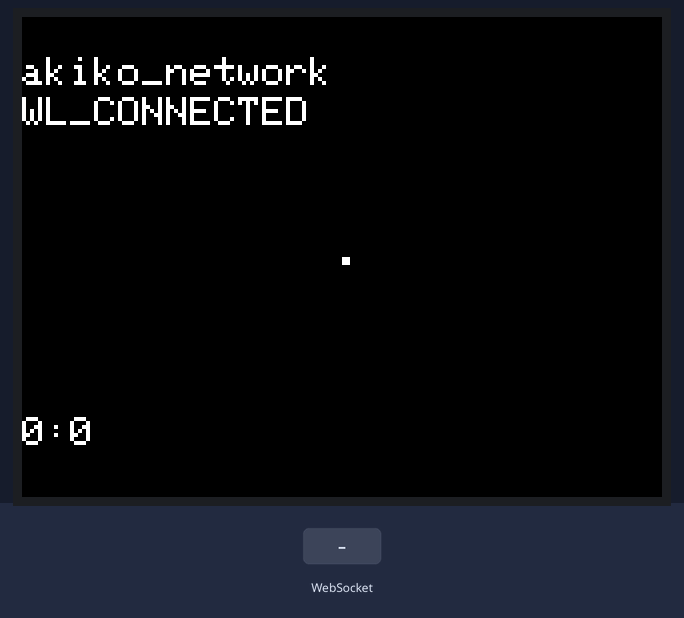
Simulated run of this sketch. Board: ESP32. On the bench: 320×240 colour display. Inputs (shaded band) come from the test bench. WiFi joins after 1.5 s; servers stay silent unless stated; what the sketch prints to the serial monitor is not drawn.

Above: at 3.9 s.
4.0 s: WebSocket text "1" received
At 5.6 s:
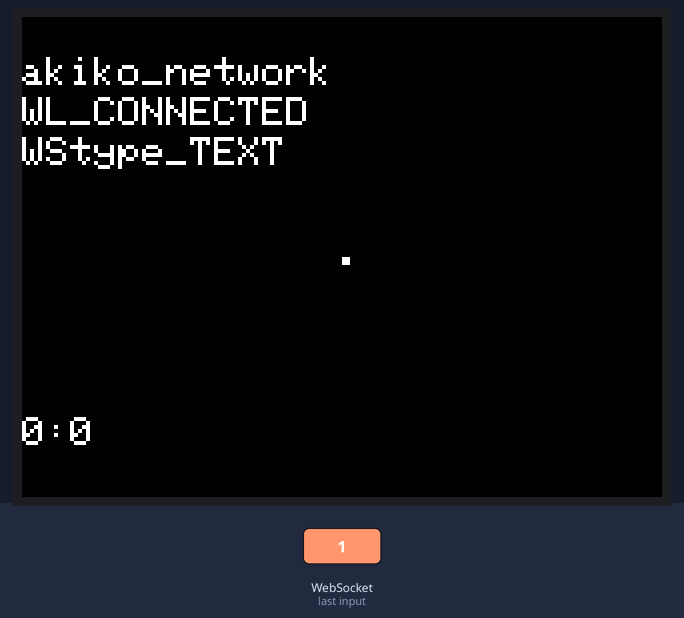
Timing chart, 0 to 7.1 s (numbered marks = the images above; inputs shaded):
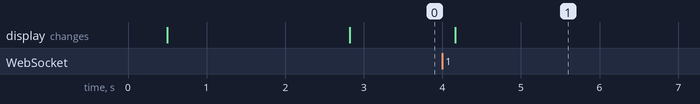

The sketch:

websocket_receive_json.ino
```cpp
/*
    Based on Neil Kolban example for IDF: https://github.com/nkolban/esp32-snippets/blob/master/cpp_utils/tests/BLE%20Tests/SampleWrite.cpp
    Ported to Arduino ESP32 by Evandro Copercini
*/
//#include <M5Unified.h>
#include <M5Core2.h>
//#include <Adafruit_NeoPixel.h>

#include <WiFi.h>
#include <WebSocketsClient.h>

#include <ArduinoJson.h>

// See the following for generating UUIDs:
// https://www.uuidgenerator.net/

WebSocketsClient webSocket;
String wsState;

//JSON
DynamicJsonDocument doc(1024);

//SSID of your network
char ssid[] = "akiko_network";
//password of your WPA Network
char pwd[] = "akobagus";

int x,y;

/*

//bool isReceived=false;

int ledPin = 32;
int ledBrightness = 200;
int ledLength = 360;//150 for 5m

Adafruit_NeoPixel strip(ledLength, ledPin , NEO_GRBW + NEO_KHZ800);


static void showRGBW();
static void setLight();
*/
static void showValue();
static void showWiFiState();
static void showWsState();
static void parseReceivedJson(uint8_t *payload);
static void parseReceivedJson2(uint8_t *payload);
static void sendAlive();

void webSocketEvent(WStype_t type, uint8_t * payload, size_t length) {

	switch(type) {
		case WStype_DISCONNECTED:
			Serial.printf("[WSc] Disconnected!\n");
      wsState = "WStype_DISCONNECTED";
			break;
		case WStype_CONNECTED:
			Serial.printf("[WSc] Connected to url: %s\n", payload);
			//webSocket.sendTXT("Connected");
      wsState = "WStype_CONNECTED";
			break;
		case WStype_TEXT:
			//Serial.printf("[WSc] get text: %s\n", payload);
        parseReceivedJson(payload);
        //ref https://note.com/katsushun89/n/nbd3201ed7536

        x = doc["x"];
        y = doc["y"];

        wsState = "WStype_TEXT";

        //showValue();
        //sendAlive();
			break;
		case WStype_BIN:
      wsState = "WStype_BIN";
		case WStype_ERROR:
      wsState = "WStype_ERROR";
		case WStype_FRAGMENT_TEXT_START:
      wsState = "WStype_FRAGMENT_TEXT_START";
		case WStype_FRAGMENT_BIN_START:
      wsState = "WStype_FRAGMENT_BIN_START";
		case WStype_FRAGMENT:
      wsState = "WStype_FRAGMENT";
		case WStype_FRAGMENT_FIN:
      wsState = "WStype_FRAGMENT_FIN";
			break;
	}
}

void setupWiFi()
{
 WiFi.begin(ssid, pwd);

 // Wait some time to connect to wifi
 for(int i = 0; i < 10 && WiFi.status() != WL_CONNECTED; i++) {
     Serial.print(".");
     delay(1000);
 }

 // Check if connected to wifi
 if(WiFi.status() != WL_CONNECTED) {
     Serial.println("No Wifi!");
     return;
 }

 Serial.println("Connected to Wifi, Connecting to server.");
	// server address, port and URL
	webSocket.begin("192.168.86.22", 8888, "/");

	// event handler
	webSocket.onEvent(webSocketEvent);

	// use HTTP Basic Authorization this is optional remove if not needed
	//webSocket.setAuthorization("user", "Password");

	// try ever 5000 again if connection has failed
	webSocket.setReconnectInterval(1000);
}


void setup() {

  Serial.begin(115200);
  delay(500);

  M5.begin();
  setupWiFi();

  M5.Lcd.fillScreen(BLACK);

  //setupLED();

  //value=0;
  x=0,y=0;
}

void loop() {
  delay(0);
  webSocket.loop();
  //M5.update();
  M5.Lcd.clear();
  showWiFiState();
  showWsState();
  showValue();
}
```

light.ino
```cpp
#include <M5Core2.h>

/*
void setupLED(){

  strip.updateLength(ledLength);
  strip.begin();           // INITIALIZE NeoPixel strip object (REQUIRED)
  strip.show();            // Turn OFF all pixels ASAP
  strip.setBrightness(ledBrightness);
}

void setLight(){
    String s = "light:"+String(r)+","+String(g)+","+String(b)+","+String(w);
    Serial.println(s);
  strip.fill(strip.Color(r, g, b, w));
  strip.show();
}
*/
```

utils.ino
```cpp
#include <M5Core2.h>

/*
void showRGBW(){
    String s = String(r)+","+String(g)+","+String(b)+","+String(w);
    Serial.println(s);

    M5.Lcd.setCursor(0, 240-40);
    M5.Lcd.setTextSize(2);
    M5.Lcd.print(s);

    uint16_t rgbColor = 0;
    rgbColor = M5.Lcd.color565(r, g, b);
    uint16_t whiteColor = 0;
    whiteColor = M5.Lcd.color565(w,w,w);

    uint16_t blended = 0;
    blended = M5.Lcd.alphaBlend(128, rgbColor, whiteColor);

    M5.Lcd.fillRect(0,40, 320, 240-82, blended);
}
*/

void sendAlive(){
  webSocket.sendTXT("alive");
}

void parseReceivedJson(uint8_t *payload){
 char *json = (char *)payload;
 DeserializationError error = deserializeJson(doc, json);

 if (error) {
   Serial.print(F("deserializeJson() failed: "));
   Serial.println(error.c_str());
   return;
 }
  //deserializeJson(doc, json);
 //JsonObject obj = doc.as<JsonObject>();
}

void parseReceivedJson2(char json[]){
  DeserializationError error = deserializeJson(doc, json);

 if (error) {
   Serial.print(F("deserializeJson() failed: "));
   Serial.println(error.c_str());
   return;
 }

  //deserializeJson(doc, json);
 //JsonObject obj = doc.as<JsonObject>();

}

void showWiFiState(){
  //https://www.arduino.cc/reference/en/libraries/wifi/wifi.status/

  M5.Lcd.setTextSize(2);

  M5.Lcd.setCursor(0, 240-220);
  M5.Lcd.print(ssid);

  M5.Lcd.setCursor(0, 240-200);

  if(WiFi.status() == WL_CONNECTED) {
    M5.Lcd.print("WL_CONNECTED");
  }

  if(WiFi.status() == WL_IDLE_STATUS) {
    M5.Lcd.print("WL_IDLE_STATUS");
  }

  if(WiFi.status() == WL_CONNECT_FAILED) {
    M5.Lcd.print("WL_CONNECT_FAILED");
  }

  if(WiFi.status() == WL_CONNECTION_LOST) {
    M5.Lcd.print("WL_CONNECTION_LOST");
  }

  if(WiFi.status() == WL_DISCONNECTED) {
    M5.Lcd.print("WL_DISCONNECTED");
  }

  if(WiFi.status() == WL_NO_SSID_AVAIL) {
    M5.Lcd.print("WL_NO_SSID_AVAIL");
  }

  if(WiFi.status() == WL_SCAN_COMPLETED) {
    M5.Lcd.print("WL_SCAN_COMPLETED");
  }
}

void showWsState(){
  //https://www.arduino.cc/reference/en/libraries/wifi/wifi.status/

  M5.Lcd.setTextSize(2);

  M5.Lcd.setCursor(0, 240-180);
  M5.Lcd.print(wsState);
}

void showValue(){

  M5.Lcd.fillRect(x+160, y+120, 4, 4, WHITE);

  M5.Lcd.setCursor(0, 240-40);
  M5.Lcd.setTextSize(2);

  M5.Lcd.print(x);
  M5.Lcd.print(":");
  M5.Lcd.print(y);
  M5.Lcd.print(" ");
}

/*
void showValue(){

  M5.Lcd.clear();

  String s = String(value);
  Serial.println(s);

  M5.Lcd.setCursor(0, 240-40);
  M5.Lcd.setTextSize(2);
  M5.Lcd.print(s);
  M5.Lcd.print(" ");

  M5.Lcd.drawLine(0, 120, 320,120,DARKGREY);

  int x = 0, y = 0;


  if(-160<value && value<0){
    //right
    x = -1*value + 160;
    y = 118;
    M5.Lcd.fillRect(x, y, 4, 4, WHITE);
  }else if(0<value && value<160){
    //left
    x = 160 - value;
    y = 118;
    M5.Lcd.fillRect(x, y, 4, 4, WHITE);
  }

  uint16_t rgbColor = 0;
  rgbColor = M5.Lcd.color565(r, g, b);
  uint16_t whiteColor = 0;
  whiteColor = M5.Lcd.color565(w,w,w);

  uint16_t blended = 0;
  blended = M5.Lcd.alphaBlend(128, rgbColor, whiteColor);

  M5.Lcd.fillRect(0,40, 320, 240-82, blended);

}
*/
```

Measured:
- after the input at 4.0 s, the display: changes after 0.16 s (image 1)
